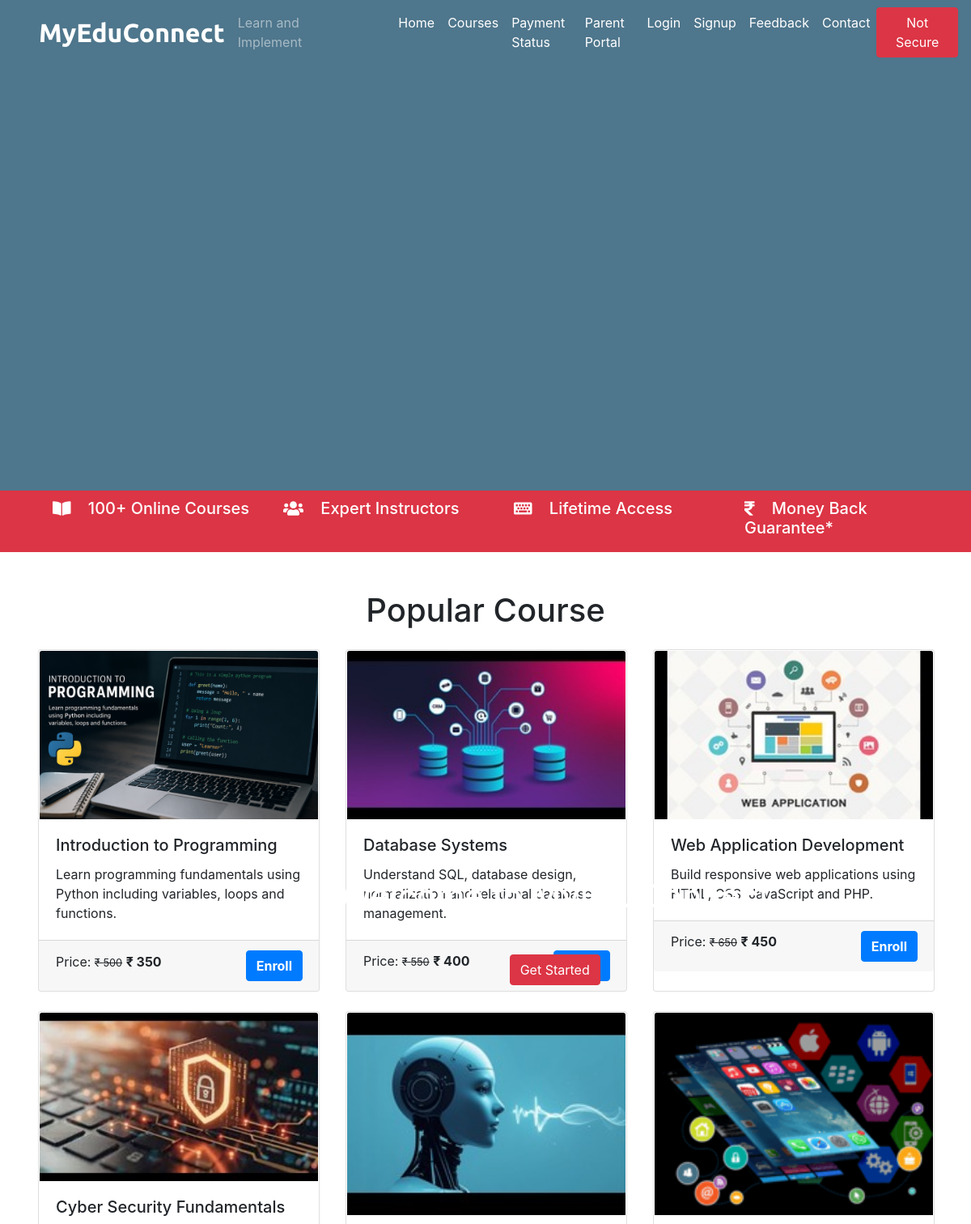
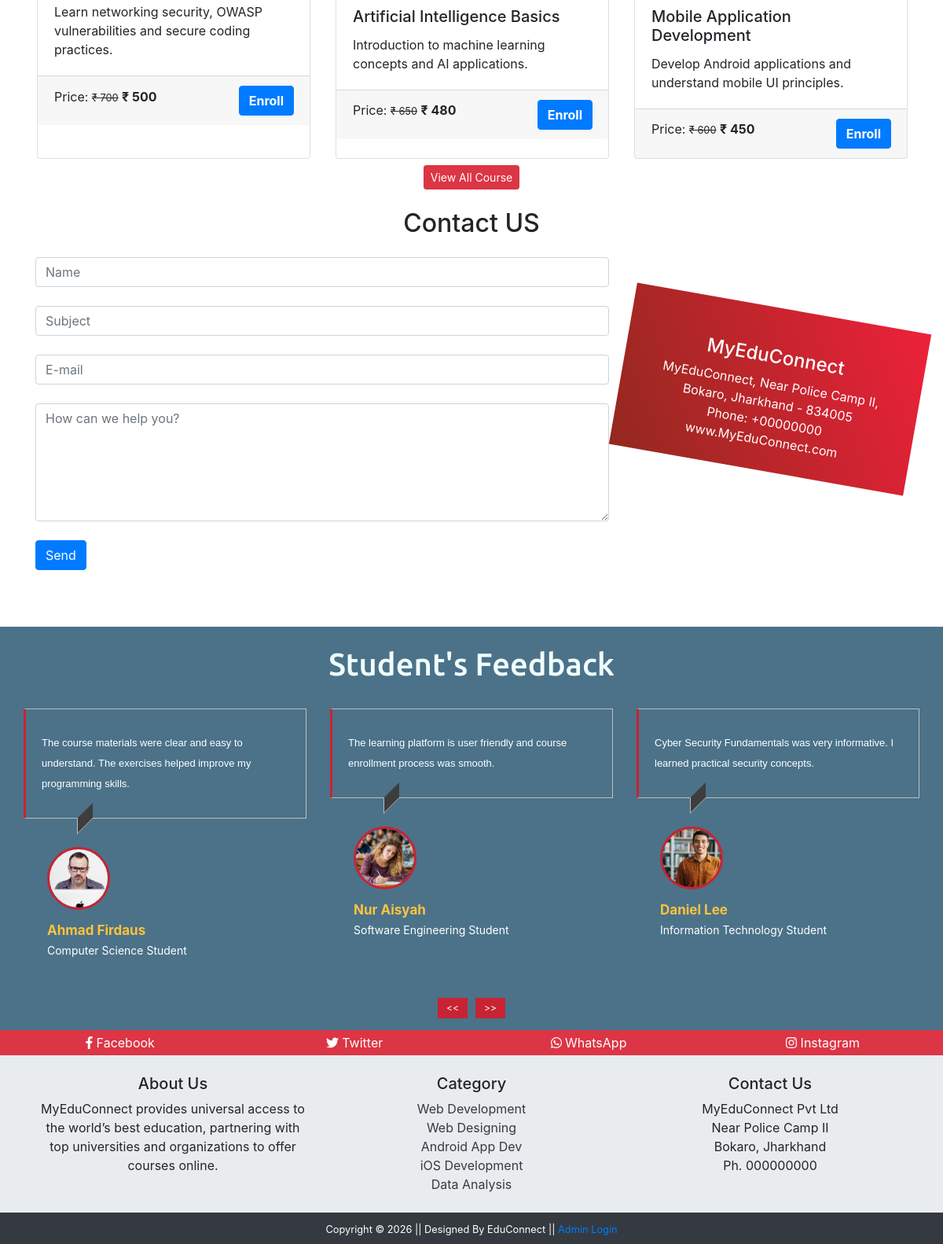
The page / on the database its author committed (2 pictures, top to bottom).
### tables this page shows
CREATE TABLE `course` (
  `course_id` int(11) NOT NULL,
  `course_name` text NOT NULL,
  `course_desc` text NOT NULL,
  `course_author` varchar(255) NOT NULL,
  `course_img` text NOT NULL,
  `course_duration` text NOT NULL,
  `course_price` int(11) NOT NULL,
  `course_original_price` int(11) NOT NULL
);

CREATE TABLE `feedback` (
  `f_id` int(11) NOT NULL,
  `f_content` text NOT NULL,
  `stu_id` int(11) NOT NULL
);

CREATE TABLE `student` (
  `stu_id` int(11) NOT NULL,
  `stu_name` varchar(255) NOT NULL,
  `stu_email` varchar(255) NOT NULL,
  `stu_pass` varchar(255) NOT NULL,
  `stu_occ` varchar(255) NOT NULL,
  `stu_img` text NOT NULL
);

### index.php (the view, shortened to what this page needs)
<?php
  include('./mainInclude/header.php');
?>
    <div class="container-fluid remove-vid-marg">
      <div class="vid-parent">
        <div class="vid-overlay"></div>
      </div>
      <div class="vid-content" >
        <h1 class="my-content">Welcome to MyEduConnect</h1>
        <small class="my-content">Learn and Implement</small><br />
        <?php
              if(!isset($_SESSION['is_login'])){
                echo '<a class="btn btn-danger mt-3" href="#" data-toggle="modal" data-target="#stuRegModalCenter">Get Started</a>';
              } else {
                echo '<a class="btn btn-primary mt-3" href="student/studentProfile.php">My Profile</a>';
              }
          ?>
      </div>
    </div>
    <div class="container-fluid bg-danger txt-banner">
        <div class="row bottom-banner">
          <div class="col-sm">
            <h5> <i class="fas fa-book-open mr-3"></i> 100+ Online Courses</h5>
          </div>
          <div class="col-sm">
            <h5><i class="fas fa-users mr-3"></i> Expert Instructors</h5>
          </div>
          <div class="col-sm">
            <h5><i class="fas fa-keyboard mr-3"></i> Lifetime Access</h5>
          </div>
          <div class="col-sm">
            <h5><i class="fas fa-rupee-sign mr-3"></i> Money Back Guarantee*</h5>
          </div>
        </div>
    </div>
    <div class="container mt-5">
      <h1 class="text-center">Popular Course</h1>
      <div class="card-deck mt-4">
        <?php
        $sql = "SELECT * FROM course LIMIT 3";
        $result = $conn->query($sql);
        if($result->num_rows > 0){
          while($row = $result->fetch_assoc()){
            $course_id = $row['course_id'];
            echo '
            <a href="coursedetails.php?course_id='.$course_id.'" class="btn" style="text-align: left; padding:0px; margin:0px;">
              <div class="card">
                <img src="'.str_replace('..', '.', $row['course_img']).'" class="card-img-top" alt="Guitar" />
                <div class="card-body">
                  <h5 class="card-title">'.$row['course_name'].'</h5>
                  <p class="card-text">'.$row['course_desc'].'</p>
                </div>
                <div class="card-footer">
                  <p class="card-text d-inline">Price: <small><del>&#8377 '.$row['course_original_price'].'</del></small> <span class="font-weight-bolder">&#8377 '.$row['course_price'].'<span></p> <a class="btn btn-primary text-white font-weight-bolder float-right" href="coursedetails.php?course_id='.$course_id.'">Enroll</a>
                </div>
              </div>
            </a>  ';
          }
        }
        ?>
      </div>
      <div class="card-deck mt-4">
        <?php
          $sql = "SELECT * FROM course LIMIT 3,3";
          $result = $conn->query($sql);
          if($result->num_rows > 0){
            while($row = $result->fetch_assoc()){
              $course_id = $row['course_id'];
              echo '
                <a href="coursedetails.php?course_id='.$course_id.'"  class="btn" style="text-align: left; padding:0px;">
                  <div class="card">
                    <img src="'.str_replace('..', '.', $row['course_img']).'" class="card-img-top" alt="Guitar" />
                    <div class="card-body">
                      <h5 class="card-title">'.$row['course_name'].'</h5>
                      <p class="card-text">'.$row['course_desc'].'</p>
                    </div>
                    <div class="card-footer">
                      <p class="card-text d-inline">Price: <small><del>&#8377 '.$row['course_original_price'].'</del></small> <span class="font-weight-bolder">&#8377 '.$row['course_price'].'<span></p> <a class="btn btn-primary text-white font-weight-bolder float-right" href="#">Enroll</a>
                    </div>
                  </div>
                </a>  ';
            }
          }
        ?>
      </div>
      <div class="text-center m-2">
        <a class="btn btn-danger btn-sm" href="courses.php">View All Course</a>
      </div>
    </div>
    <?php
    include('./contact.php');
    ?>
      <div class="container-fluid mt-5" style="background-color: #4B7289" id="Feedback">
        <h1 class="text-center testyheading p-4"> Student's Feedback </h1>
        <div class="row">
          <div class="col-md-12">
            <div id="testimonial-slider" class="owl-carousel">
            <?php
              $sql = "SELECT s.stu_name, s.stu_occ, s.stu_img, f.f_content FROM student AS s JOIN feedback AS f ON s.stu_id = f.stu_id";
              $result = $conn->query($sql);
              if($result->num_rows > 0) {
                while($row = $result->fetch_assoc()){
                  $s_img = $row['stu_img'];
                  $n_img = str_replace('../','',$s_img)
            ?>
              <div class="testimonial">
                <p class="description">
                <?php echo $row['f_content'];?>
                </p>
                <div class="pic">
                  <img src="<?php echo $n_img; ?>" alt=""/>
                </div>
                <div class="testimonial-prof">
                  <h4><?php echo $row['stu_name']; ?></h4>
                  <small><?php echo $row['stu_occ']; ?></small>
                </div>
              </div>
              <?php }} ?>
            </div>
          </div>
        </div>
    </div>
    <div class="container-fluid bg-danger">
        <div class="row text-white text-center p-1">
          <div class="col-sm">
            <a class="text-white social-hover" href="#"><i class="fab fa-facebook-f"></i> Facebook</a>
          </div>
          <div class="col-sm">
            <a class="text-white social-hover" href="#"><i class="fab fa-twitter"></i> Twitter</a>
          </div>
          <div class="col-sm">
            <a class="text-white social-hover" href="#"><i class="fab fa-whatsapp"></i> WhatsApp</a>
          </div>
          <div class="col-sm">
            <a class="text-white social-hover" href="#"><i class="fab fa-instagram"></i> Instagram</a>
          </div>
        </div>
    </div>
    <div class="container-fluid p-4" style="background-color:#E9ECEF">
      <div class="container" style="background-color:#E9ECEF">
        <div class="row text-center">
          <div class="col-sm">
            <h5>About Us</h5>
              <p>MyEduConnect provides universal access to the world’s best education, partnering with top universities and organizations to offer courses online.</p>
          </div>
          <div class="col-sm">
            <h5>Category</h5>
            <a class="text-dark" href="#">Web Development</a><br />
            <a class="text-dark" href="#">Web Designing</a><br />
            <a class="text-dark" href="#">Android App Dev</a><br />
            <a class="text-dark" href="#">iOS Development</a><br />
            <a class="text-dark" href="#">Data Analysis</a><br />
          </div>
          <div class="col-sm">
            <h5>Contact Us</h5>
            <p>MyEduConnect Pvt Ltd <br> Near Police Camp II <br> Bokaro, Jharkhand <br> Ph. 000000000 </p>
          </div>
        </div>
      </div>
    </div>
  <?php
    include('./mainInclude/footer.php');
  ?>

### mainInclude/header.php (shortened to what this page needs)
<!DOCTYPE html>
<html lang="en">
  <head>
    <link rel="stylesheet" type="text/css" href="css/bootstrap.min.css">
    <link rel="stylesheet" type="text/css" href="css/all.min.css">
    <link rel="stylesheet" type="text/css" href="css/owl.min.css">
    <link rel="stylesheet" type="text/css" href="css/owl.theme.min.css">
    <link rel="stylesheet" type="text/css" href="css/testyslider.css">
    <link rel="stylesheet" type="text/css" href="./css/style.css" />
  </head>
  <body>
    <nav class="navbar navbar-expand-sm navbar-dark pl-5 fixed-top">
      <a href="index.php" class="navbar-brand">MyEduConnect</a>
      <span class="navbar-text">Learn and Implement</span>
      <div class="collapse navbar-collapse" id="myMenu">
        <ul class="navbar-nav pl-5 custom-nav">
          <li class="nav-item custom-nav-item"><a href="index.php" class="nav-link">Home</a></li>
          <li class="nav-item custom-nav-item"><a href="courses.php" class="nav-link">Courses</a></li>
          <li class="nav-item custom-nav-item"><a href="paymentstatus.php" class="nav-link">Payment Status</a></li>
          <li class="nav-item custom-nav-item">
            <a href="#parentlogin" class="nav-link" data-toggle="modal" data-target="#parentLoginModal">Parent Portal</a>
          </li>
          <?php
            if (isset($_SESSION['is_login'])){
              echo '<li class="nav-item custom-nav-item"><a href="student/studentProfile.php" class="nav-link">My Profile</a></li>';
              echo '<li class="nav-item custom-nav-item"><a href="logout.php" class="nav-link">Logout</a></li>';
            } else {
              echo '<li class="nav-item custom-nav-item"><a href="#login" class="nav-link" data-toggle="modal" data-target="#stuLoginModalCenter">Login</a></li>';
              echo '<li class="nav-item custom-nav-item"><a href="#signup" class="nav-link" data-toggle="modal" data-target="#stuRegModalCenter">Signup</a></li>';
            }
          ?>
          <li class="nav-item custom-nav-item"><a href="#Feedback" class="nav-link">Feedback</a></li>
          <li class="nav-item custom-nav-item"><a href="#Contact" class="nav-link">Contact</a></li>
        </ul>
        <a href="/MyEduConnect/MyEduConnectInsecure/index.php" class="btn btn-danger ml-auto">
          Not Secure
        </a>
      </div>
    </nav>
  </body>
</html>

### contact.php
<div class="container mt-4" id="Contact">
      <h2 class="text-center mb-4">Contact US</h2>
      <div class="row">
        <div class="col-md-8">
          <form action="" method="post">
            <input type="text" class="form-control" name="name" placeholder="Name"><br>
            <input type="text" class="form-control" name="subject" placeholder="Subject"><br>
            <input type="email" class="form-control" name="email" placeholder="E-mail"><br>
            <textarea class="form-control" name="message" placeholder="How can we help you?" style="height:150px;"></textarea><br>
            <input class="btn btn-primary" type="submit" value="Send" name="submit"><br><br>
          </form>
        </div>
        <div class="col-md-4 stripe text-white text-center">
          <h4>MyEduConnect</h4>
          <p>MyEduConnect,
          Near Police Camp II, Bokaro,
          Jharkhand - 834005<br />
          Phone: +00000000 <br />
          www.MyEduConnect.com </p>
        </div>
      </div>
    </div>

### mainInclude/footer.php (shortened to what this page needs)
 <footer class="container-fluid bg-dark text-center p-2">
    <small class="text-white">Copyright &copy; 2026 || Designed By EduConnect || <?php
          if (isset($_SESSION['is_admin_login'])){
            echo '<a href="admin/adminDashboard.php"> Admin Dashboard</a> <a href="logout.php">Logout</a>';
          }else {
            echo '<a href="#login" data-toggle="modal" data-target="#adminLoginModalCenter"> Admin Login</a>';
          }
    ?>
  </small>
 </footer>
  </body>
</html>

### css/testyslider.css (style rules this page uses)
.testyheading { font-family: "Ubuntu", sans-serif; color: azure; }
.testimonial { margin: 0 15px; overflow: hidden; }
.testimonial .description { font-family: Arial, Helvetica, sans-serif; position: relative; font-size: 13px; line-height: 26px; color: #fff; padding: 30px 20px; border: 1px solid rgb(189, 189, 189); border-left: 3px solid #c82333; }
.testimonial .description:after { content: ""; width: 20px; height: 20px; background: #3d3d3d; border-bottom: 1px solid rgb(189, 189, 189); border-left: 1px solid rgb(189, 189, 189); position: absolute; bottom: -11px; left: 65px; transform: skewY(-45deg); }
.testimonial .pic { width: 80px; height: 80px; border-radius: 50%; overflow: hidden; margin: 20px 30px 10px; display: inline-block; border: 3px solid #c82333; }
.testimonial .pic img { width: 100%; height: 100%; object-fit: cover; }
.testimonial .testimonial-prof { text-transform: capitalize; margin: 0 30px; }
.testimonial .testimonial-prof h4 { color: #ffc33c; display: block; font-size: 17px; font-weight: bold; margin: 0 0 5px 0; }
.testimonial .testimonial-prof small { display: block; font-size: 14px; color: #fff; }

### css/style.css (style rules this page uses)
.navbar-brand { font-family: "Ubuntu", sans-serif; font-size: 2em; font-weight: bold; color: #fff; }
.custom-nav .custom-nav-item a { color: #fff !important; }
.remove-vid-marg { margin: 0px; padding: 0px; }
.vid-parent { position: relative; }
.vid-overlay { position: absolute; top: 0; left: 0; height: 100%; width: 100%; background-color: #225470; z-index: 1; opacity: 0.8; }
.vid-content { color: #fff; position: absolute; top: 35%; left: 35%; z-index: 2; text-align: center; }
.bottom-banner { color: #fff; padding: 10px; }
.bottom-banner:first-child { padding-left: 50px; }
.stripe { background-image: linear-gradient(240deg, #ed213a, #93291e); padding: 3rem; height: 13rem; margin-top: 4rem; transform: rotate(10deg); z-index: -5; }

### rows shown on the page
course: course_img (picture), course_name "Introduction to Programming", course_desc "Learn programming fundamentals using Python including variables, loops and functions.", course_original_price "500", course_price "350"
course: course_img (picture), course_name "Database Systems", course_desc "Understand SQL, database design, normalization and relational database management.", course_original_price "550", course_price "400"
course: course_img (picture), course_name "Web Application Development", course_desc "Build responsive web applications using HTML, CSS, JavaScript and PHP.", course_original_price "650", course_price "450"
course: course_img (picture), course_name "Cyber Security Fundamentals", course_desc "Learn networking security, OWASP vulnerabilities and secure coding practices.", course_original_price "700", course_price "500"
course: course_img (picture), course_name "Artificial Intelligence Basics", course_desc "Introduction to machine learning concepts and AI applications.", course_original_price "650", course_price "480"
course: course_img (picture), course_name "Mobile Application Development", course_desc "Develop Android applications and understand mobile UI principles.", course_original_price "600", course_price "450"
feedback: f_content "The course materials were clear and easy to understand. The exercises helped improve my programming skills.", stu.stu_img (picture), stu.stu_name "Ahmad Firdaus", stu.stu_occ "Computer Science Student"
feedback: f_content "The learning platform is user friendly and course enrollment process was smooth.", stu.stu_img (picture), stu.stu_name "Nur Aisyah", stu.stu_occ "Software Engineering Student"
feedback: f_content "Cyber Security Fundamentals was very informative. I learned practical security concepts.", stu.stu_img (picture), stu.stu_name "Daniel Lee", stu.stu_occ "Information Technology Student"
